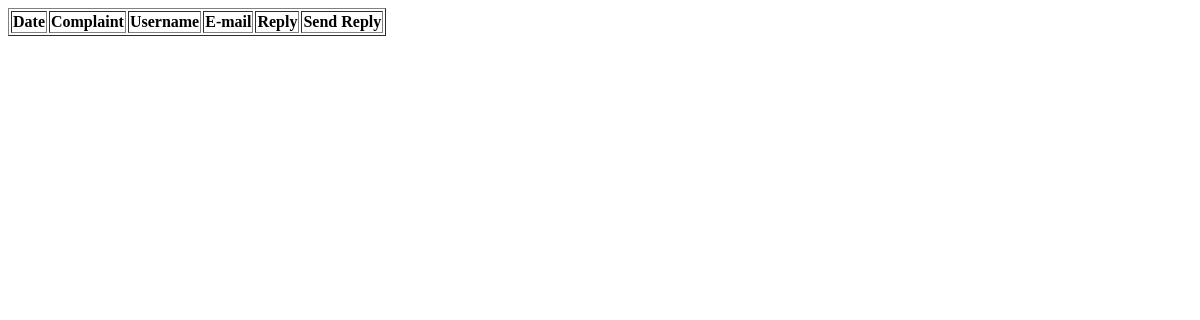
The app's page /Complaint, older data.
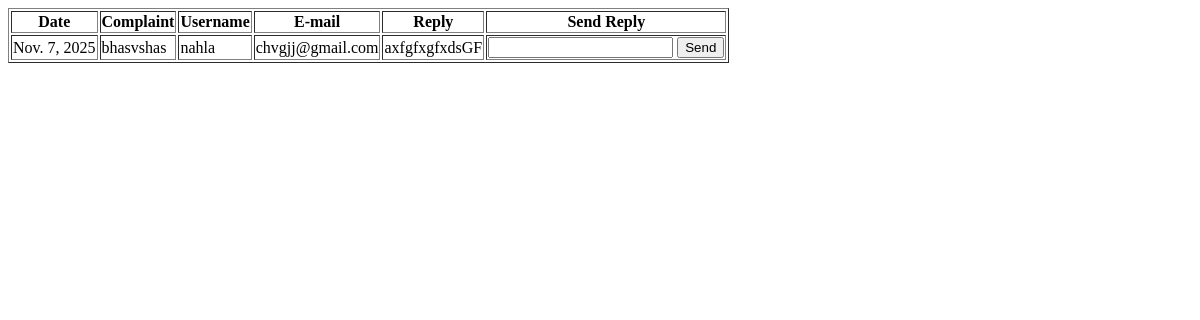
The same page, newer data.
### carriera/models.py (models this page shows)
class ComplaintTable(models.Model):
   Complaint = models.CharField(max_length=1000)
   Reply = models.CharField(max_length=1000,null=True, blank=True)
   Created_at = models.DateField(auto_now_add=True,null=True, blank=True)
   USER =  models.ForeignKey(UserTable, on_delete=models.CASCADE)

class UserTable(models.Model):
   Name = models.CharField(max_length=100, null=True, blank=True)
   DOB = models.CharField(max_length=100, null=True, blank=True)
   Email = models.CharField(max_length=100, null=True, blank=True)
   Qualification = models.CharField(max_length=100, null=True, blank=True)
   Area_Of_Interest = models.CharField(max_length=100, null=True, blank=True)
   PhoneNo = models.CharField(max_length=100, null=True, blank=True)
   LOGIN = models.ForeignKey(LoginTable, on_delete=models.CASCADE, null=True, blank=True)

### carriera/views.py (the view)
# urls.py: path('Complaint',Complaint.as_view(),name='Complaint'),
class Complaint(View):
    def get(self,request):
        obj = ComplaintTable.objects.all()
        print(obj)
        return render(request, "Administration/complaint.html", {'val': obj})

### templates/Administration/complaint.html (shortened to what this page needs)
<!DOCTYPE html>
<html lang="en">
<head>
</head>
<body>
    <table border="1">
       <tr>
           <th>Date</th>
           <th>Complaint</th>
           <th>Username</th>
           <th>E-mail</th>
           <th>Reply</th>
           <th>Send Reply</th>
       </tr>
       {% for i in val %}
       <tr>
           <td>{{ i.Created_at }}</td>
           <td>{{ i.Complaint }}</td>
           <td>{{ i.USER.Name }}</td>
           <td>{{ i.USER.Email }}</td>
           <td>{{ i.Reply }}</td>
           <td>
               <form method="post" action="CompReply/{{ i.id }}">
                   <input type="text" name="Reply" required>
                   <input type="submit" value="Send">
               </form>
           </td>
       </tr>
       {% endfor %}
    </table>
</body>
</html>

Row changes from the older to the newer data that the page shows:
added ComplaintTable: Created_at "Nov. 7, 2025", Complaint "bhasvshas", USER.Name "nahla", USER.Email "chvgjj@gmail.com", Reply "axfgfxgfxdsGF"
